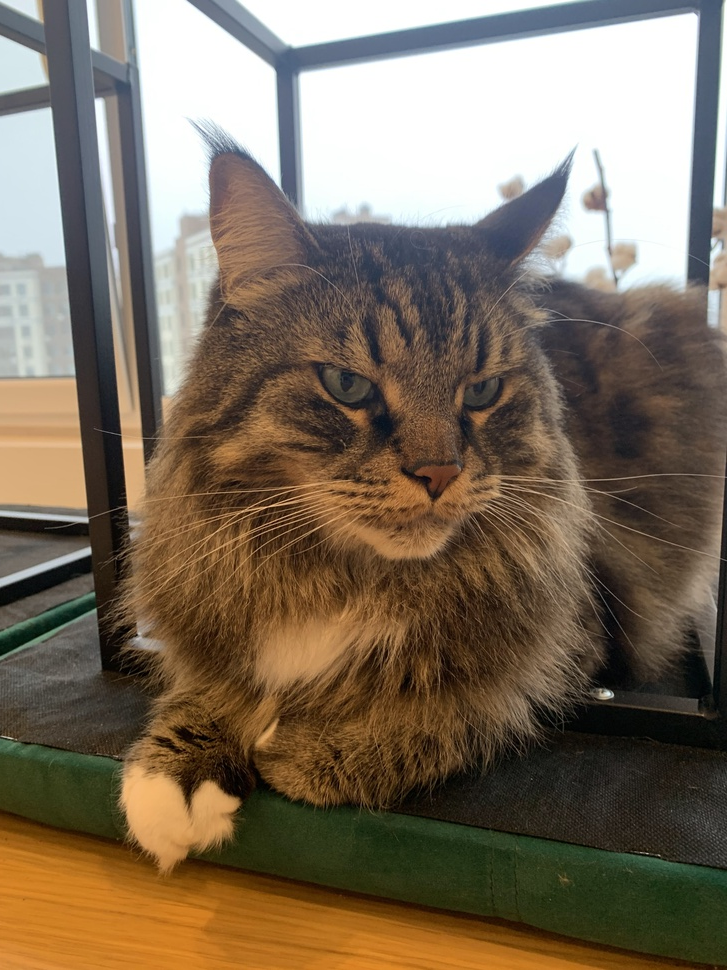
#> input picture photos/cat_bilolap.jpg, 727 x 970 px, shrunk from 3024 x 4032 before the run
$ python split_merge.py
#> lines starting #> are read from the running program, lines starting #| are printed output that depends on the picture
import cv2 as cv
import matplotlib.pyplot as plt
import numpy as np

img = cv.imread('photos/cat_bilolap.jpg')
#> img is the input picture: shape (970, 727, 3); mean B, G, R 92.9, 110.4, 124.6

blank = np.zeros(img.shape[:2], dtype=np.uint8)


cv.imshow('Bilolap', img)


b,g,r = cv.split(img)
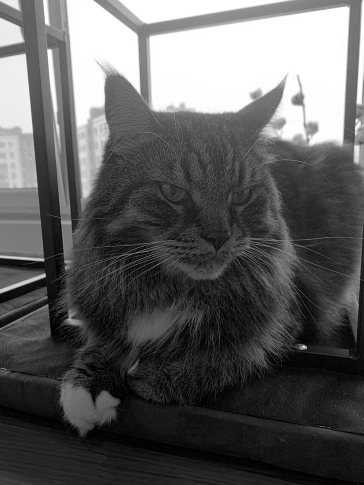
#> b: shape (970, 727) (shown at 1/2 size); min 0, max 255, mean 92.9
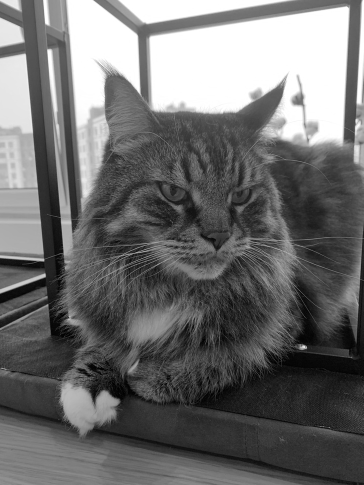
#> g: shape (970, 727) (shown at 1/2 size); min 0, max 255, mean 110.4
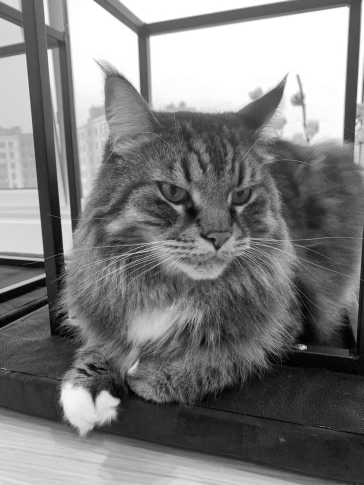
#> r: shape (970, 727) (shown at 1/2 size); min 0, max 255, mean 124.6


cv.imshow('blue', b)
cv.imshow('green', g)
cv.imshow('red', r)

print(f'Img: {img.shape}')
#| Img: (970, 727, 3)
print(f'blue {b.shape}')
#| blue (970, 727)
print(f'green {g.shape}')
#| green (970, 727)
print(f'red {r.shape}')
#| red (970, 727)


merged = cv.merge([b,g, r])
cv.imshow('merged', merged)

# show channel with color

cv.imshow('blue', cv.merge([b, blank, blank]))
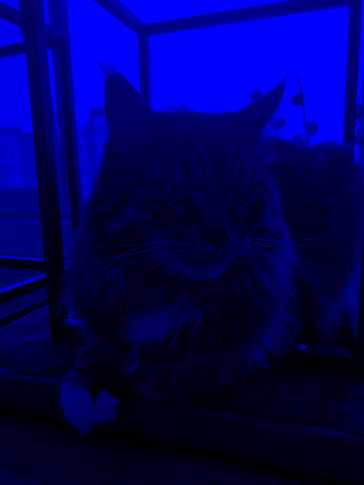
#> window 'blue': shape (970, 727, 3) (shown at 1/2 size); mean B, G, R 92.9, 0, 0
cv.imshow('green', cv.merge([blank, g, blank]))
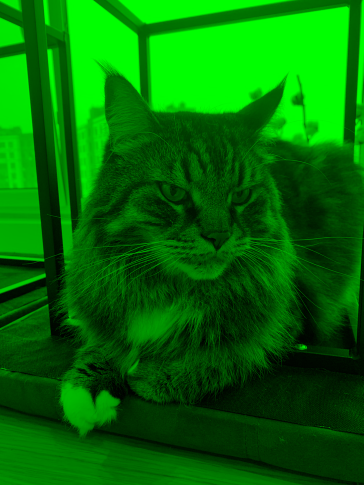
#> window 'green': shape (970, 727, 3) (shown at 1/2 size); mean B, G, R 0, 110.4, 0
cv.imshow('red', cv.merge([blank, blank, r]))
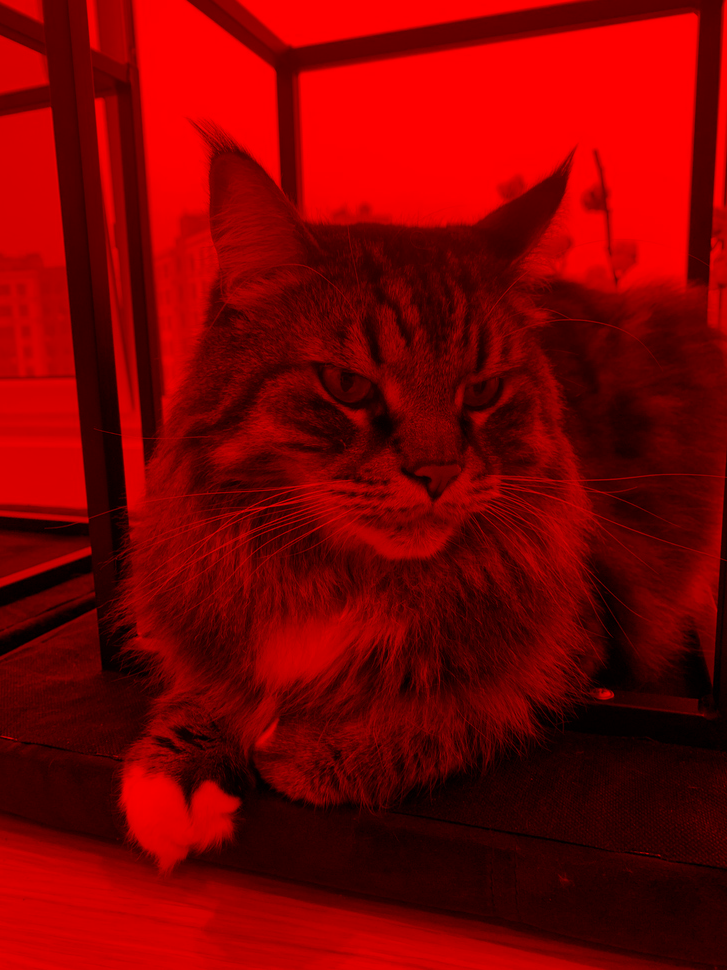
#> window 'red': shape (970, 727, 3); mean B, G, R 0, 0, 124.6

cv.waitKey(0)

$ run again, with photos/orto_dvir.jpg copied over photos/cat_bilolap.jpg
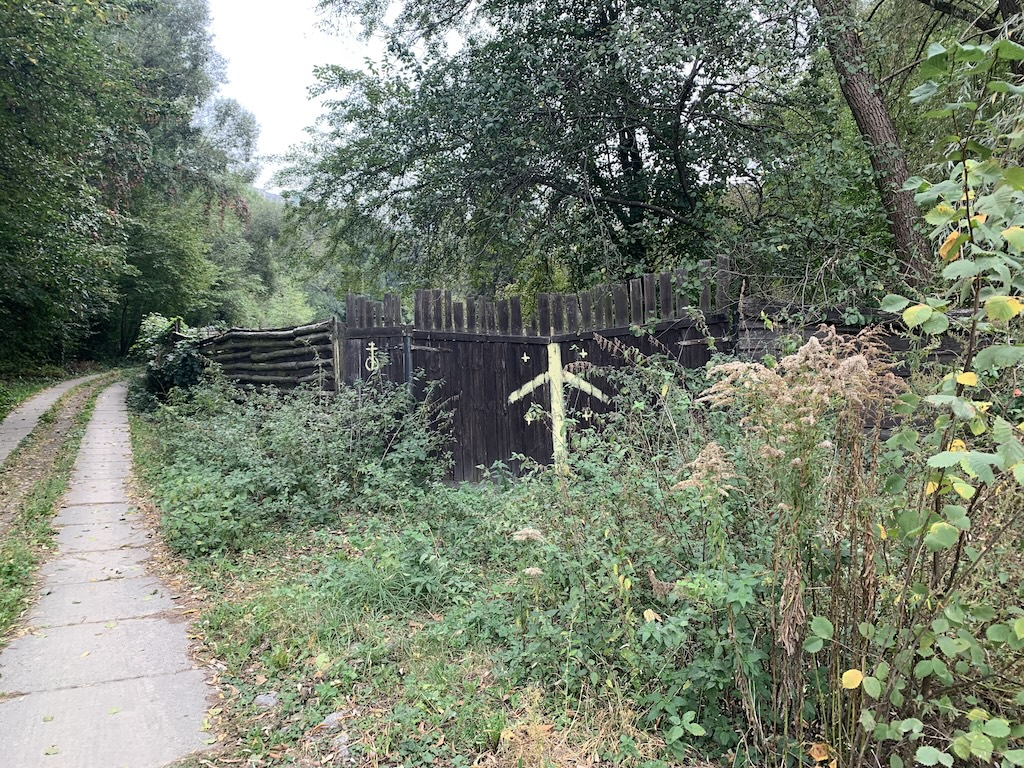
#> input picture photos/orto_dvir.jpg, 1024 x 768 px
#> img is the input picture: shape (768, 1024, 3); mean B, G, R 110.2, 127, 117.9
#| Img: (768, 1024, 3)
#| blue (768, 1024)
#| green (768, 1024)
#| red (768, 1024)
#> `cv.imshow('green', cv.merge([blank, g, blank]))`:
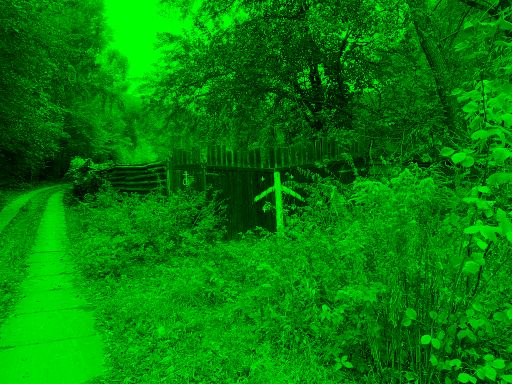
#> window 'green': shape (768, 1024, 3) (shown at 1/2 size); mean B, G, R 0, 127, 0
#> `cv.imshow('red', cv.merge([blank, blank, r]))`:
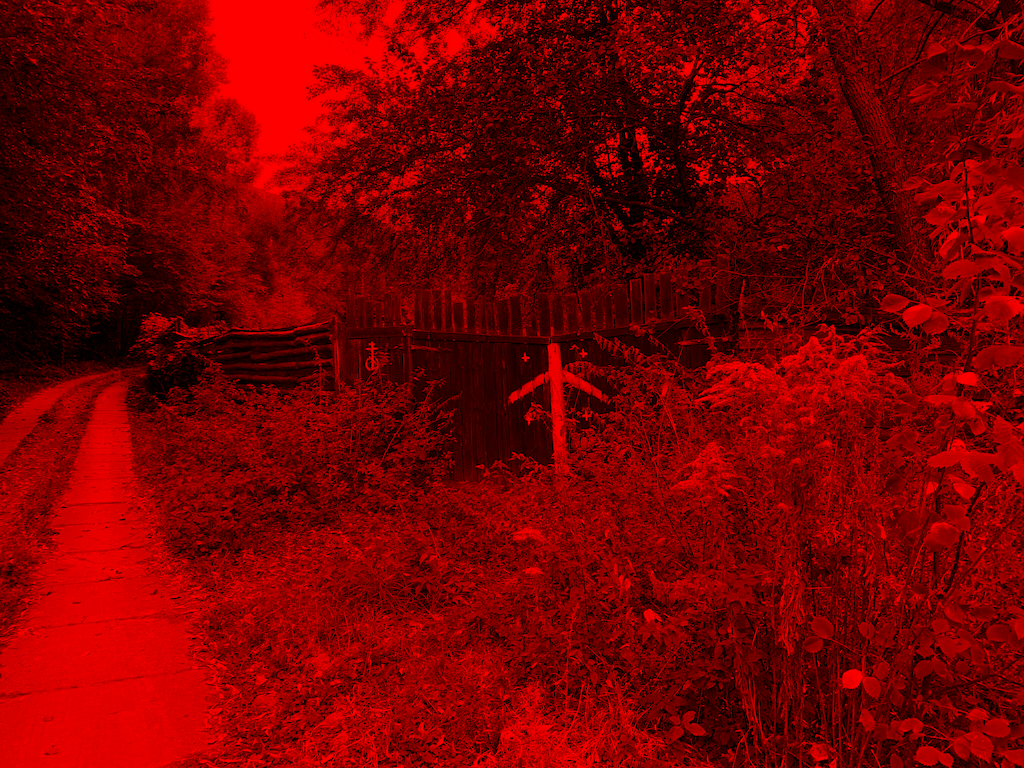
#> window 'red': shape (768, 1024, 3); mean B, G, R 0, 0, 117.9

$ run again, with photos/pomidory.jpg copied over photos/cat_bilolap.jpg
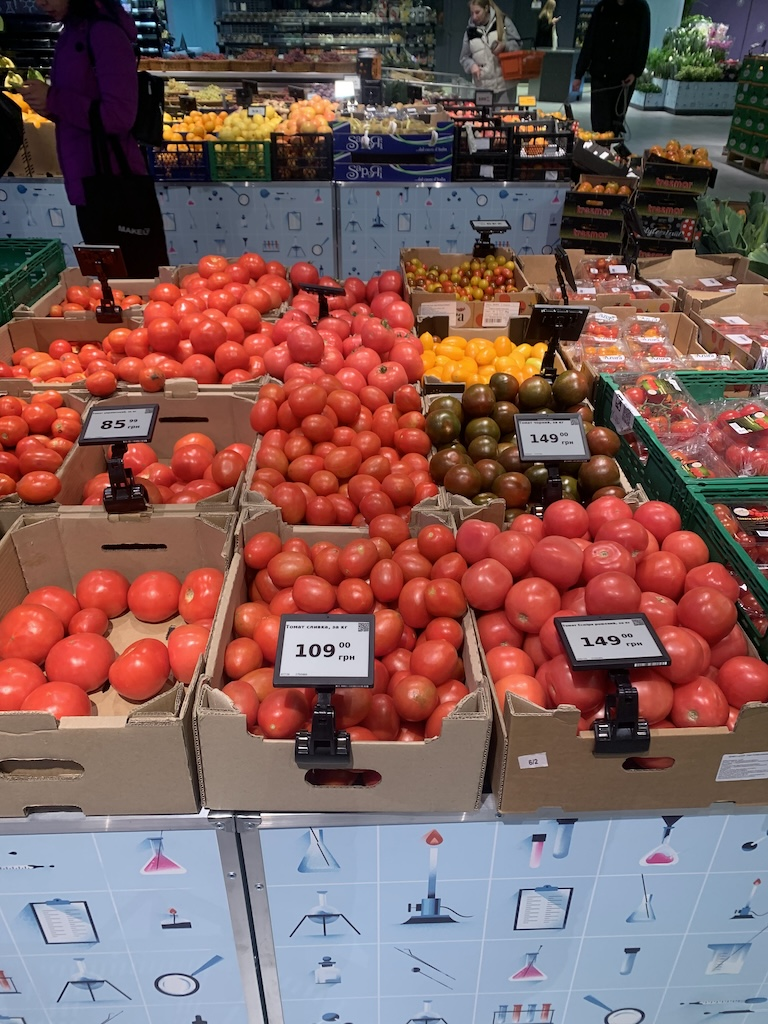
#> input picture photos/pomidory.jpg, 768 x 1024 px
#> img is the input picture: shape (1024, 768, 3); mean B, G, R 91.5, 93.7, 126.6
#| Img: (1024, 768, 3)
#| blue (1024, 768)
#| green (1024, 768)
#| red (1024, 768)
#> `cv.imshow('green', cv.merge([blank, g, blank]))`:
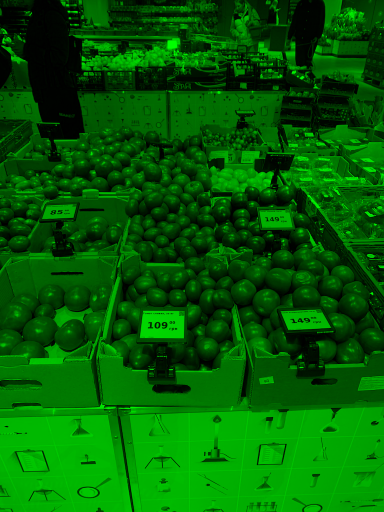
#> window 'green': shape (1024, 768, 3) (shown at 1/2 size); mean B, G, R 0, 93.7, 0
#> `cv.imshow('red', cv.merge([blank, blank, r]))`:
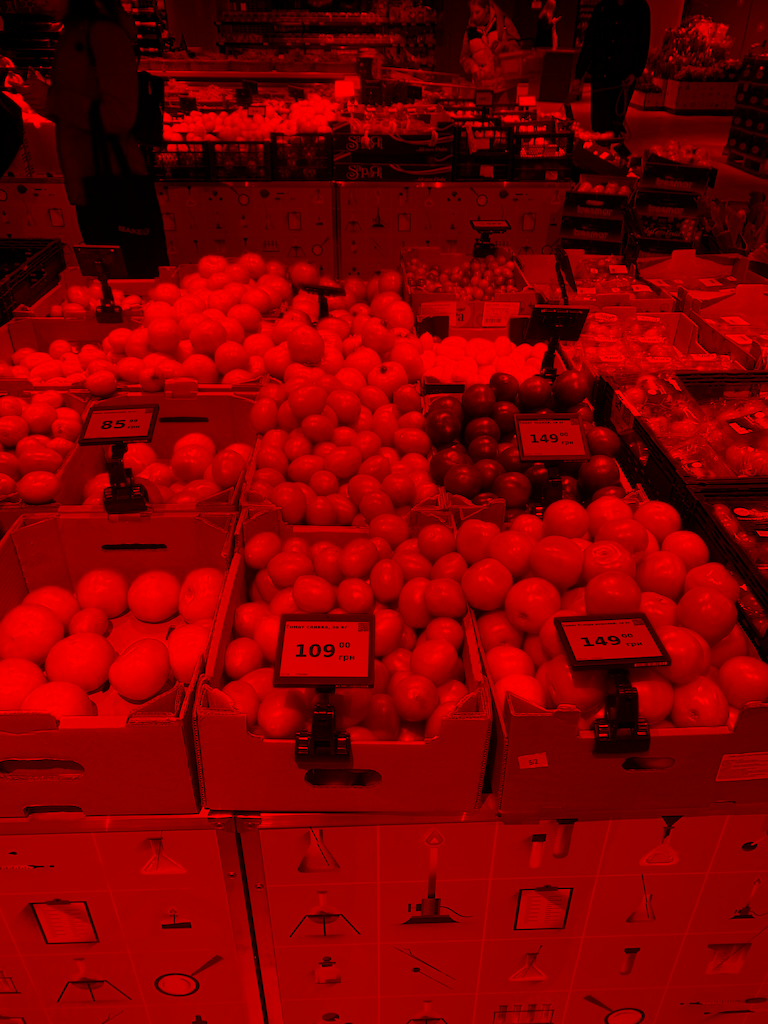
#> window 'red': shape (1024, 768, 3); mean B, G, R 0, 0, 126.6
